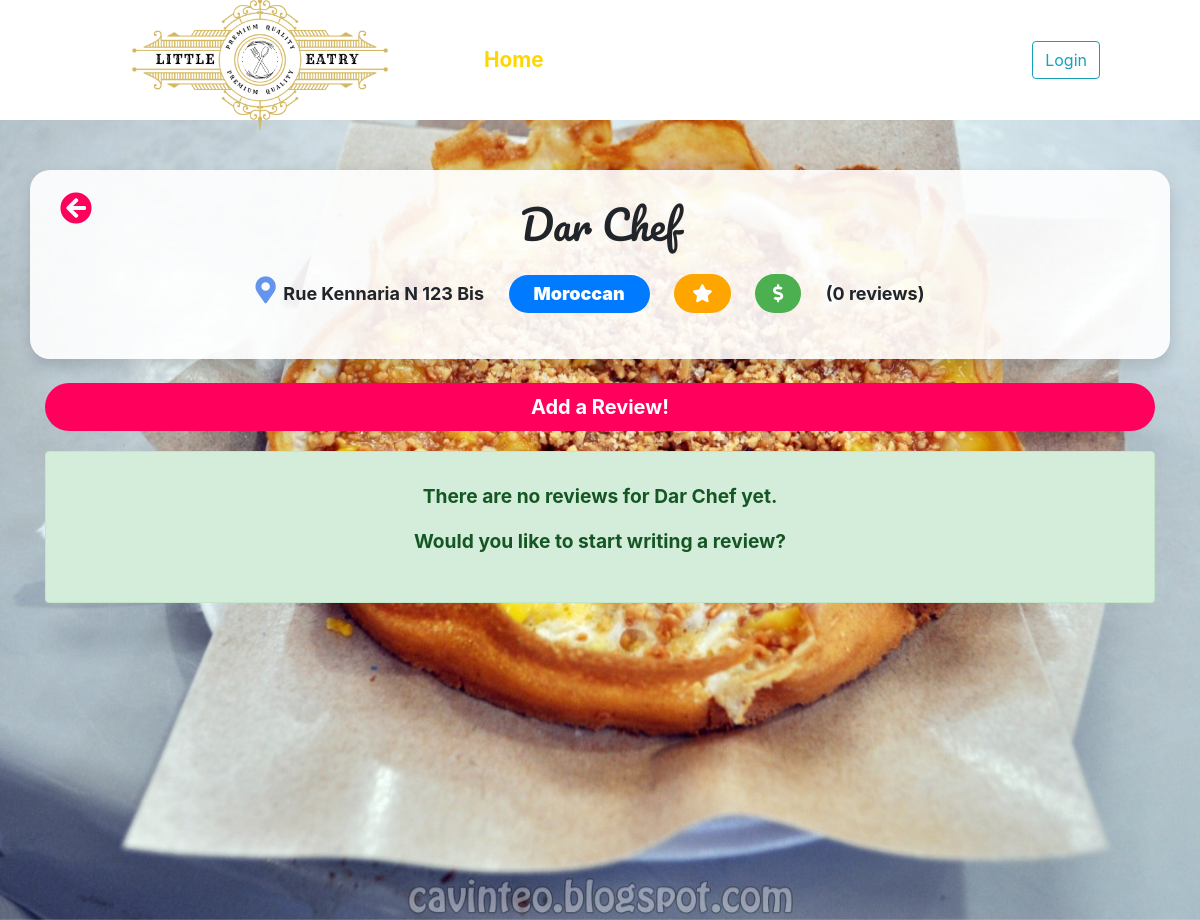
/inde/resto/2/, run on the app's committed database.
### reviewapp/models.py (models this page shows, shortened)
class Restaurant(models.Model):
    category=models.ForeignKey(Category,on_delete=models.CASCADE)
    restaurant_text= models.CharField(max_length=100)
    restaurant_address= models.CharField(max_length=100)
    def review_amount(self):
        return self.review_set.count()
    def rating(self):
        if self.review_amount() is 0:
            return 0
        ratings = [r.review_rate for r in self.review_set.all()]
        avg_rate = round(statistics.mean(ratings))
        avg_rate = 1 if avg_rate is 0 else avg_rate
        return avg_rate
    def pricing(self):
        if self.review_amount() is 0:
            return 0
        prices = [r.review_price for r in self.review_set.all()]
        avg_price = round(statistics.mean(prices))
        avg_price = 1 if avg_price is 0 else avg_price
        return avg_price

class Category(models.Model):
    category_text = models.CharField(max_length=50)

### reviewapp/views.py (the view)
# urls.py: path('resto/<int:restaurant_id>/', views.details, name='details'),
def details(request, restaurant_id):
    restaurant = Restaurant.objects.filter(pk=restaurant_id).first()
    user_liked_reviews = []
    if request.user.is_authenticated:
        user_liked_reviews = get_liked_reviews_by_user_and_restaurant(request.user, restaurant)
    context = {
        'restaurant': restaurant,
        'user': request.user,
        'user_liked_reviews': user_liked_reviews
    }
    return render(request, 'reviewapp/details.html', context)

### reviewapp/templates/reviewapp/details.html (shortened to what this page needs)
{% extends 'reviewapp/base.html' %}
{% block content %}
{% load static %}
<div id="outer"
style="width:100%; min-height: 100vh; background:url('/static/reviewapp/images/{{ restaurant.pk }}.jpg') no-repeat fixed center; background-size: cover;">
    <div class="content-container container">
        <div class="row">
            <div id="restaurant-summary" class="col card border-0 shadow mb-4">
                <div class="card-body">
                    <a href="{% url 'reviewapp:home'%}" class="back-button">
                        <i class="fas fa-arrow-circle-left"></i>
                    </a>
                    <h1>{{restaurant.restaurant_text}}</h1>
                    <label class="review-liner">
                        <span style="font-size: 1.5em;">
                            <i class="fas fa-map-marker-alt" style="color:cornflowerblue;" ></i>
                        </span>
                        <strong>{{ restaurant.restaurant_address }}</strong>
                    </label>
                    <label class="review-liner">
                        <p><span class="badge badge-pill badge-primary category"><strong>{{ restaurant.category.category_text }}</strong></span></p>
                    </label>
                    <label class="review-liner">
                        <div class="rate">
                            {% for i in restaurant.rating|rjust:restaurant.rating %}
                            <i class="fas fa-star"/></i>
                            {% endfor %}
                        </div>
                    </label>
                    <label class="review-liner">
                        <div class="price">
                            {% for i in restaurant.pricing|rjust:restaurant.pricing %}
                            <i class="fas fa-dollar-sign"></i>
                            {% endfor %}
                        </div>
                    </label>
                    <label class="review-liner">
                        <strong>({{ restaurant.review_set.count }} reviews)</strong>
                    </label>
                </div>
            </div>
        </div>
        <a href="{% url 'reviewapp:add' restaurant.id %}" id="add-review" class="btn btn-lg btn-block">
            <strong>Add a Review!</strong>
        </a>
        {% if restaurant.review_set.all %}
            {% for review in restaurant.review_set.all|dictsortreversed:"pk" %}
                <div class="row">
                    <div class="col card" style="margin: 10px">
                        <div class="card-body">
                            <div class="user-bar">
                                <span class="user-icon"><i class="fas fa-user-circle"></i></span>
                                <div class="user-icon-side review-meta-data">
                                    <span><strong>{{review.review_user}}</strong></span><br>
                                    <span class="date">Reviewed on {{ review.review_date }}</span>
                                </div>
                            </div>
                            <label class="review-liner-small review-icon">
                                {% for i in review.review_rate|rjust:review.review_rate %}
                                <i class="fas fa-star rate-small"/></i>
                                {% endfor %}
                            </label>
                            <label id="price" class="review-liner-small review-icon">
                                {% for i in review.review_price|rjust:review.review_price %}
                                <i class="fas fa-dollar-sign price-small"/></i>
                                {% endfor %}
                            </label>
                            <h3>{{ review.review_title }}</h3>
                            {{review.review_description}}
                            <div id="rl{{ review.id }}" class="row">
                                <div class="col-1">
                                    {% if review.id in user_liked_reviews %}
                                        <span class="badge badge-primary">Liked! </span>
                                    {% else %}
                                    <form action="#" method="post" onsubmit="addLike(this); return false;">
                                        {% csrf_token %}
                                        <input type="submit" value="Like" class="btn btn-outline-primary btn-sm" style="height:20px;line-height: 0px;"></input>
                                        <input type="hidden" name="review_id" value="{{ review.id }}" />
                                    </form>
                                    {% endif %}
                                </div>
                                <div class="col-1">
                                    <span class="badge badge-danger">
                                        <span class="likes-count" style="padding-right:10px;">{{review.like_set.count}}</span>
                                        <i class="fas fa-thumbs-up"></i>
                                    </span>
                                </div>
                            </div>
                            <hr>
                            <div>
                                <div class="row row-comment-reply">
                                    <span class="user-icon-small col"><i class="fas fa-user-circle"></i></span>
                                    <form action="#" method="post" class="col-11 comment_form" onsubmit="addComment(this); return false;">
                                        {% csrf_token %}
                                        <input type="text" class="form-control new-comment-reply" name="comment_description" placeholder="Write your comment for this review...">
                                        <input type="hidden" name="review_id" value="{{ review.id }}" />
                                    </form>
                                </div>
                                <div id="rc{{ review.id }}">
                                    {% for comment in review.comment_set.all|dictsortreversed:"pk" %}
                                        <div>
                                            <div class="row row-comment-reply">
                                                <span class="user-icon-small col"><i class="fas fa-user-circle"></i></span>
                                                <div class="col-11">
                                                    <div class="comment-reply-content">
                                                        <span class="comment-reply-username">{{comment.comment_user}}</span>
                                                        <span class="comment-reply-description">{{comment.comment_description}}</span>
                                                    </div>
                                                </div>
                                            </div>
                                            <div id="cc{{ comment.id }}" class="replies-with-comment-options">
                                                <div class="comment-options">
                                                    <a href="#" onclick="createAddReply({{ comment.id }}, this); return false;">Reply</a>
                                                </div>
                                            </div>
                                            <div id="c{{ comment.id }}" class="replies">
                                                {% for reply in comment.reply_set.all|dictsortreversed:"pk" %}
                                                    <div class="row row-comment-reply">
                                                        <span class="user-icon-small col"><i class="fas fa-user-circle"></i></span>
                                                        <div class="col-11">
                                                            <div class="comment-reply-content">
                                                                <span class="comment-reply-username">{{reply.reply_user}}</span>
                                                                <span class="comment-reply-description">{{reply.reply_description}}</span>
                                                            </div>
                                                        </div>
                                                    </div>
                                                {% endfor %}
                                            </div>
                                        </div>
                                    {% endfor %}
                                </div>
                            </div>
                        </div>
                    </div>
                </div>
            {% endfor %}
        {% else %}
            <div id="no-reviews-yet-message" class="alert alert-success" role="alert">
                <p>There are no reviews for {{ restaurant.restaurant_text }} yet.</p>
                <p>Would you like to start writing a review?</p>
            </div>
        {% endif %}
    </div>
</div>
{% load static %}
<link rel="stylesheet" type="text/css" href="{% static 'reviewapp/style/restaurantdetails.css' %}" />
{% load static %}
{% endblock %}

### reviewapp/static/reviewapp/style/style.css (style rules this page uses)
body { background-color: black; min-height: 100%; }
.content-container { padding: 50px 0px; }
.back-button { position: absolute; top: 15px; left: 30px; font-size:2em; color:rgb(255,0,93); }

### reviewapp/static/reviewapp/style/restaurantdetails.css (style rules this page uses)
.price { background-color: #4CAF50; color: white; border-radius: 50px; padding: 6px 18px; text-align: center; }
.rate { background-color: orange; color:white; border-radius: 50px; padding: 6px 18px; text-align: center; }
.review-liner { margin: 15px 20px 0px 0px; font-size: 18px; }
#restaurant-summary { padding: 10px; background: rgba(255,255,255, 0.9); text-align: center; }
h1 { font-family: Pacifico, sans-serif; }
.card { border-radius: 20px; }
#add-review { background: rgba(255,0,93, 1); color: #ffffff; border-radius: 50px; }
#no-reviews-yet-message { margin-top:20px; text-align: center; font-weight:bold; font-size: 1.2em; padding:30px; }
.category { font-size: 1em; padding: 10px 25px; }

### data on the page
Restaurant: restaurant_text "Dar Chef", restaurant_address "Rue Kennaria N 123 Bis", category.category_text "Moroccan", review_set.count "0"
